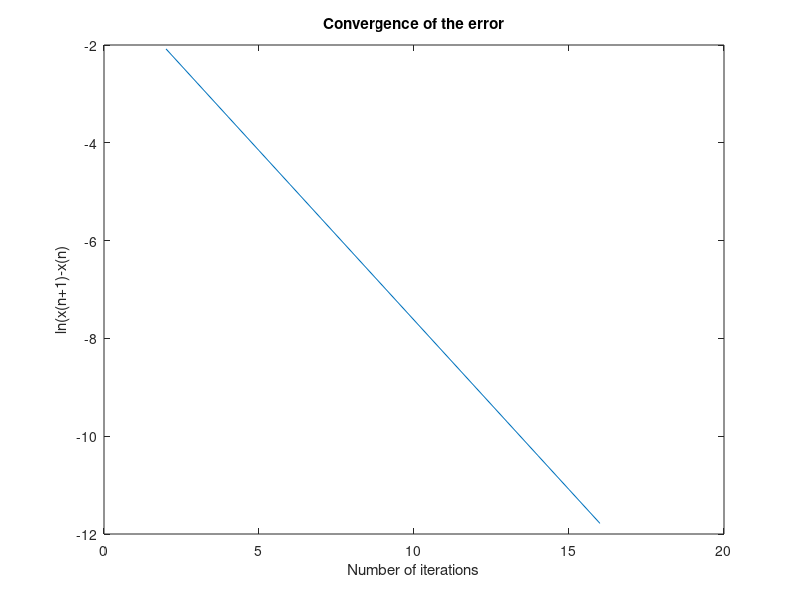

MATLAB code to generate this figure:
% Functions. Comment/uncomment to swictch
%f = @(x) x^2-4*x+4-log(x);
f = @(x) x+1-2*sin(pi*x);

% Global Conditions
low = 0.5;
high = 1;
tol = 10^-5;
x_star = 0.681975;

%Initialize the array
n=1;
a(1) = low;
b(1) = high;
%%
while abs(b(n)-a(n)) >= tol
    r = (b(n)+a(n))/2;
    if f(r)*f(a(n)) > 0
        a(n+1) = r;
        b(n+1) = b(n);
    else
        b(n+1) = r;
        a(n+1) = a(n);
    end
    approx(n) = (a(n)+b(n))/2; 
    n = n+1;
end

%Error Convergence Plot
for i=2:n-1
    abs_error(i) = abs(approx(i)-approx(i-1));
end

plot(1:i,log(abs_error))
ylabel('ln(x(n+1)-x(n)')
xlabel('Number of iterations')
title('Convergence of the error')

%Table Builder
table=zeros(4);
I1=round(i/4);
I2=round(2*i/4);

table(1,:)=[1 approx(1) f(approx(1)) abs(f(approx(1)-f(x_star)))];
table(2,:)=[I1 approx(I1) f(approx(I1)) abs(f(approx(I1)-f(x_star)))];
table(3,:)=[I2 approx(I2) f(approx(I2)) abs(f(approx(I2)-f(x_star)))];
table(4,:)=[i approx(i) f(approx(i)) abs(f(approx(i)-f(x_star)))];

